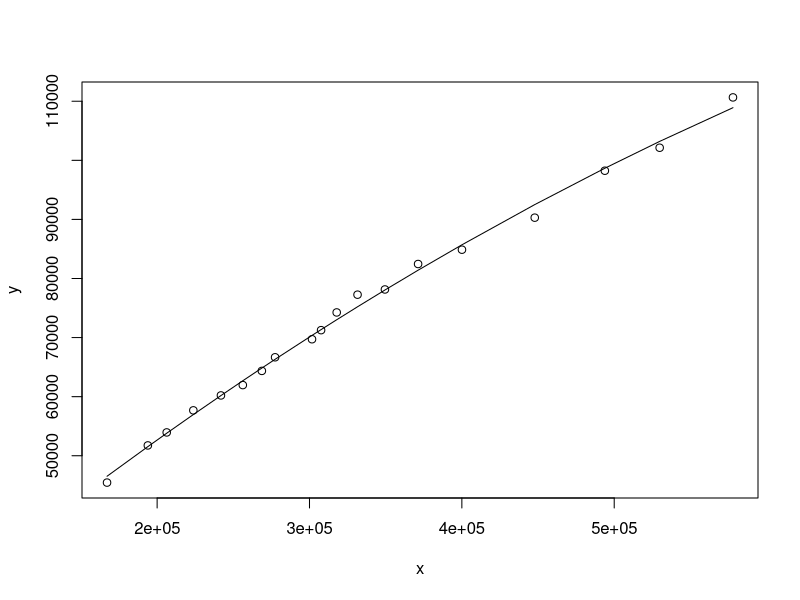

The R script that drew this image:
x = c(167122,193906,206285,223759,241877,256234,268738,277420,301653,307608,317856,331535,349513,371279,400071,447842,493857,529823,577938)
y = c(45455,51746,53946,57682,60208,61959,64360,66665,69718,71255,74254,77261,78143,82453,84875,90296,98241,102131,110650)
plot(y~x)
ans2 = lm(y~x+I(x^2))
print(ans2)
lines(x,fitted(ans2))
